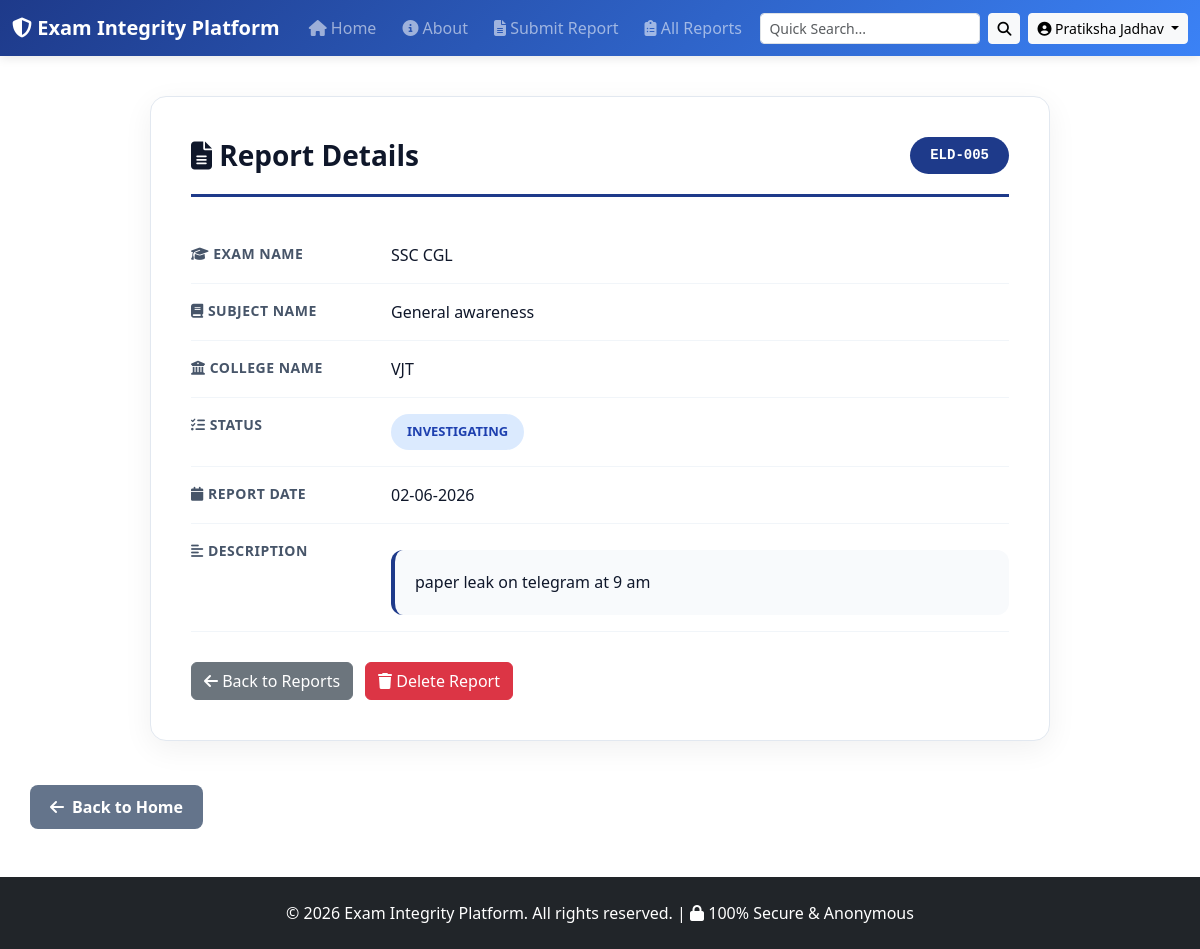
Screenshot of /report/5 (signed in) with the database file from the repository.
### tables this page shows
CREATE TABLE users (
                    id INTEGER PRIMARY KEY AUTOINCREMENT,
                    username TEXT UNIQUE NOT NULL,
                    password TEXT NOT NULL,
                    created_at TIMESTAMP DEFAULT CURRENT_TIMESTAMP
                , role TEXT default 'student', email TEXT, name TEXT, mobile TEXT, is_mobile_verified INTEGER DEFAULT 0);

CREATE TABLE entries (
            id INTEGER PRIMARY KEY AUTOINCREMENT,
            exam_name TEXT NOT NULL,
            subject_name TEXT NOT NULL,
            college_name TEXT NOT NULL,
            status TEXT NOT NULL,
            report_date TEXT NOT NULL,
            description TEXT NOT NULL,
            created_at TIMESTAMP DEFAULT CURRENT_TIMESTAMP
        , user_id INTEGER, is_dummy INTEGER DEFAULT 0);

### app.py (the view)
@app.route('/report/<int:id>')
@login_required
def view_report(id):
    if current_user.role!= 'admin':
        flash('You do not have permission to view this report.', 'error')
        return redirect(url_for('report_list'))
    conn = get_db()
    conn.row_factory = sqlite3.Row
    report = conn.execute('SELECT * FROM entries WHERE id =?', (id,)).fetchone()
    files = conn.execute('SELECT * FROM entry_files WHERE entry_id =?', (id,)).fetchall()
    if report is None:
        conn.close()
        flash('Report not found!', 'error')
        return redirect(url_for('report_list'))
    report_dict = dict(report)
    report_dict['files'] = [dict(f) for f in files]
    conn.close()
    report_dict['display_id'] = f"ELD-{report_dict['id']:03d}"
    report_dict['is_dummy'] = False
    if report_dict['report_date']:
        try:
            date_obj = datetime.strptime(report_dict['report_date'], '%Y-%m-%d')
            report_dict['report_date'] = date_obj.strftime('%d-%m-%Y')
        except:
            pass
    return render_template('detail.html', report=report_dict)

### app.py (called while the page is built)
@login_manager.user_loader
def load_user(user_id):
    conn = get_db()
    user_row = conn.execute('SELECT * FROM users WHERE id =?', (user_id,)).fetchone()
    conn.close()
    if user_row:
        user = dict(user_row)
        return User(
            id=user['id'],
            username=user['username'],
            role=user.get('role', 'student'),
            is_mobile_verified=user.get('is_mobile_verified', 0),
            is_blocked=user.get('is_blocked', 0)
        )
    return None

### database.py (called while the page is built)
def get_db():
    conn = sqlite3.connect(DB_PATH)
    conn.row_factory = sqlite3.Row
    return conn

### templates/detail.html (shortened to what this page needs)
{% extends "base.html" %}
{% block content %}
<link href="https://cdn.jsdelivr.net/npm/bootstrap@5.3.0/dist/css/bootstrap.min.css" rel="stylesheet">
<link rel="stylesheet" href="https://cdnjs.cloudflare.com/ajax/libs/font-awesome/6.4.0/css/all.min.css">
<div class="detail-wrapper">
    <div class="detail-card">
        <div class="detail-header">
            <h2><i class="fas fa-file-alt"></i> Report Details</h2>
            <span class="report-id-badge">{{ report.display_id }}</span>
        </div>
        <div class="detail-row">
            <div class="detail-label">
                <i class="fas fa-graduation-cap"></i> Exam Name
            </div>
            <div class="detail-value">{{ report.exam_name }}</div>
        </div>
        <div class="detail-row">
            <div class="detail-label">
                <i class="fas fa-book"></i> Subject Name
            </div>
            <div class="detail-value">{{ report.subject_name }}</div>
        </div>
        <div class="detail-row">
            <div class="detail-label">
                <i class="fas fa-university"></i> College Name
            </div>
            <div class="detail-value">{{ report.college_name }}</div>
        </div>
        <div class="detail-row">
            <div class="detail-label">
                <i class="fas fa-tasks"></i> Status
            </div>
            <div class="detail-value">
                <span class="status-badge status-{{ report.status }}">{{ report.status }}</span>
            </div>
        </div>
        <div class="detail-row">
            <div class="detail-label">
                <i class="fas fa-calendar"></i> Report Date
            </div>
            <div class="detail-value">{{ report.report_date }}</div>
        </div>
        <div class="detail-row">
            <div class="detail-label">
                <i class="fas fa-align-left"></i> Description
            </div>
            <div class="detail-value">
                <div class="description-box">{{ report.description or 'No description provided' }}</div>
            </div>
        </div>
        <div class="action-buttons">
            <a href="{{ url_for('report_list') }}" class="btn btn-secondary">
                <i class="fas fa-arrow-left"></i> Back to Reports
            </a>
            {% if not report.is_dummy %}
            <form action="{{ url_for('delete_report', id=report.id) }}" method="POST" style="margin:0;">
                <button type="submit" class="btn btn-danger"
                        onclick="return confirm('Are you sure you want to delete this report?');">
                    <i class="fas fa-trash"></i> Delete Report
                </button>
            </form>
            {% endif %}
        </div>
    </div>
</div>
{% endblock %}

### templates/base.html (shortened to what this page needs)
<!DOCTYPE html>
<html lang="en">
<head>
    <link href="https://cdn.jsdelivr.net/npm/bootstrap@5.3.0/dist/css/bootstrap.min.css" rel="stylesheet">
    <link rel="stylesheet" href="https://cdnjs.cloudflare.com/ajax/libs/font-awesome/6.4.0/css/all.min.css">
</head>
<body>
<nav class="navbar navbar-expand-lg navbar-dark" style="background: linear-gradient(135deg, #1e3a8a 0%, #3b82f6 100%);">
    <div class="container-fluid" style="max-width: 1400px;">
        <a class="navbar-brand" href="{{ url_for('home') }}">
            <i class="fas fa-shield-alt"></i> Exam Integrity Platform
        </a>
        <div class="collapse navbar-collapse" id="navbarContent">
            <ul class="navbar-nav me-auto mb-2 mb-lg-0">
                <li class="nav-item">
                    <a class="nav-link {% if request.endpoint == 'home' %}active{% endif %}" href="{{ url_for('home') }}">
                        <i class="fas fa-home"></i> Home
                    </a>
                </li>
                <li class="nav-item">
                    <a class="nav-link {% if request.endpoint == 'about' %}active{% endif %}" href="{{ url_for('about') }}">
                        <i class="fas fa-info-circle"></i> About
                    </a>
                </li>
                {% if current_user.is_authenticated %}
                <li class="nav-item">
                    <a class="nav-link {% if request.endpoint == 'form' %}active{% endif %}" href="{{ url_for('form') }}">
                        <i class="fas fa-file-alt"></i> Submit Report
                    </a>
                </li>
                <li class="nav-item">
                    <a class="nav-link {% if request.endpoint == 'report_list' %}active{% endif %}" href="{{ url_for('report_list') }}">
                        <i class="fas fa-clipboard-list"></i> All Reports
                    </a>
                </li>
                {% endif %}
            </ul>
            <div class="d-flex align-items-center gap-2">
                {% if current_user.is_authenticated %}
                <form class="d-flex" action="{{ url_for('report_list') }}" method="GET">
                    <input class="form-control form-control-sm search-input me-2"
                           type="search"
                           name="search"
                           placeholder="Quick Search..."
                           style="min-width: 200px;">
                    <button class="btn btn-light btn-sm" type="submit" title="Search">
                        <i class="fas fa-search"></i>
                    </button>
                </form>
                {% endif %}
                {% if current_user.is_authenticated %}
                    <div class="dropdown">
                        <button class="btn btn-light btn-sm dropdown-toggle" type="button" data-bs-toggle="dropdown">
                            <i class="fas fa-user-circle"></i> {{ current_user.username }}
                        </button>
                    </div>
                {% endif %}
            </div>
        </div>
    </div>
</nav>
<main class="container-fluid py-4" style="max-width: 1400px;">
    {% block content %}{% endblock %}
</main>
<div>
    <a href="{{url_for('home')}}" class="back-btn">
        <i class="fas fa-arrow-left"></i> Back to Home
    </a>
</div>
<footer class="bg-dark text-white text-center py-4 mt-5">
    <div class="container">
        <p class="mb-0">&copy; 2026 Exam Integrity Platform. All rights reserved. | <i class="fas fa-lock"></i> 100% Secure & Anonymous</p>
    </div>
</footer>
</body>
</html>

### templates/base.html (style rules this page uses)
body { font-family: 'Segoe UI', Tahoma, Geneva, Verdana, sans-serif; background: #f8fafc; }
.navbar { box-shadow: 0 2px 10px rgba(0,0,0,0.1); padding: 12px 0; }
.navbar-brand { font-size: 20px; font-weight: 800; }
.nav-link { font-weight: 500; margin: 0 5px; border-radius: 6px; transition: all 0.3s; }
.btn { font-weight: 600; border-radius: 8px; transition: all 0.3s; }
.back-btn { background: #64748b; color:white; padding:10px 20px; border-radius: 8px; text-decoration: none; display:inline-flex; align-items: center; gap:8px; margin-top:20px; margin-left:30px; font-weight:600; transition:all 0.3s; }
.search-input { border-radius: 8px; border: 2px solid rgba(255,255,255,0.3); background: rgba(255,255,255,0.1); color: white; }
.search-input::placeholder { color: rgba(255,255,255,0.7); }

### templates/detail.html (style rules this page uses)
.detail-wrapper { max-width: 900px; margin: 0 auto; }
.detail-card { background: white; border-radius: 16px; padding: 40px; box-shadow: 0 8px 30px rgba(0,0,0,0.06); border: 1px solid #e2e8f0; }
.detail-header { border-bottom: 3px solid #1e3a8a; padding-bottom: 20px; margin-bottom: 30px; display: flex; justify-content: space-between; align-items: center; }
.detail-header h2 { font-size: 28px; color: #0f172a; font-weight: 800; margin: 0; }
.report-id-badge { background: #1e3a8a; color: white; padding: 8px 20px; border-radius: 20px; font-family: monospace; font-weight: 700; font-size: 14px; }
.detail-row { display: flex; padding: 16px 0; border-bottom: 1px solid #f1f5f9; }
.detail-label { flex: 0 0 200px; font-weight: 700; color: #475569; font-size: 14px; text-transform: uppercase; letter-spacing: 0.5px; }
.detail-value { flex: 1; color: #0f172a; font-size: 16px; }
.status-badge { padding: 8px 16px; border-radius: 20px; font-size: 13px; font-weight: 700; text-transform: uppercase; display: inline-block; }
.status-Investigating { background: #dbeafe; color: #1e40af; }
.description-box { background: #f8fafc; padding: 20px; border-radius: 12px; border-left: 4px solid #1e3a8a; margin-top: 10px; white-space: pre-wrap; line-height: 1.6; }
.action-buttons { margin-top: 30px; display: flex; gap: 12px; }

### rows the page displays
users: username "Pratiksha Jadhav"
entries: exam_name "SSC CGL", subject_name "General awareness", college_name "VJT", status "INVESTIGATING", report_date "02-06-2026", description "paper leak on telegram at 9 am"

### other values shown
{{ report.display_id }} "ELD-005"
